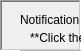
   <widget class="QFrame" name="framenotif">
    <property name="geometry">
     <rect>
      <x>940</x>
      <y>30</y>
      <width>81</width>
      <height>51</height>
     </rect>
    </property>
    <property name="styleSheet">
     <string notr="true">#framenotif{
background-color:rgb(250,250,250);
}

#pushupdatenotif{
background-color: rgb(170, 0, 0);
border-radius:5px;
border-bottom:3px solid rgb(104, 0, 0);
border-right:3px solid  rgb(104, 0, 0);
transition: all 1s;
color:white;
}
#pushupdatenotif:hover{
background-color: rgb(255, 85, 0);
border-bottom:3px solid rgb(130, 43, 0);
border-right:3px solid rgb(130, 43, 0);
}</string>
    </property>
    <property name="frameShape">
     <enum>QFrame::WinPanel</enum>
    </property>
    <property name="frameShadow">
     <enum>QFrame::Sunken</enum>
    </property>
    <widget class="QLabel" name="label_32">
     <property name="geometry">
      <rect>
       <x>20</x>
       <y>10</y>
       <width>181</width>
       <height>20</height>
      </rect>
     </property>
     <property name="styleSheet">
      <string notr="true">font: 13pt &quot;Arial Black&quot;;</string>
     </property>
     <property name="text">
      <string>Notification Sheet:</string>
     </property>
    </widget>
    <widget class="QPushButton" name="pushupdatenotif">
     <property name="geometry">
      <rect>
       <x>610</x>
       <y>420</y>
       <width>101</width>
       <height>21</height>
      </rect>
     </property>
     <property name="cursor">
      <cursorShape>PointingHandCursor</cursorShape>
     </property>
     <property name="styleSheet">
      <string notr="true"/>
     </property>
     <property name="text">
      <string>UPDATE</string>
     </property>
    </widget>
    <widget class="QListWidget" name="listnotif">
     <property name="geometry">
      <rect>
       <x>20</x>
       <y>50</y>
       <width>401</width>
       <height>391</height>
      </rect>
     </property>
     <property name="styleSheet">
      <string notr="true">font: 10pt &quot;Arial Black&quot;;</string>
     </property>
    </widget>
    <widget class="QLabel" name="label_13">
     <property name="geometry">
      <rect>
       <x>400</x>
       <y>40</y>
       <width>471</width>
       <height>391</height>
      </rect>
     </property>
     <property name="styleSheet">
      <string notr="true">image: url(:/iconss/header.png);
opacity:0.5;</string>
     </property>
     <property name="text">
      <string/>
     </property>
    </widget>
    <widget class="QTextEdit" name="textviewnotif">
     <property name="geometry">
      <rect>
       <x>440</x>
       <y>70</y>
       <width>451</width>
       <height>341</height>
      </rect>
     </property>
     <property name="styleSheet">
      <string notr="true">background-color: rgba(200, 200, 200,115);
</string>
     </property>
     <property name="readOnly">
      <bool>true</bool>
     </property>
     <property name="html">
      <string>&lt;!DOCTYPE HTML PUBLIC &quot;-//W3C//DTD HTML 4.0//EN&quot; &quot;http://www.w3.org/TR/REC-html40/strict.dtd&quot;&gt;
&lt;html&gt;&lt;head&gt;&lt;meta name=&quot;qrichtext&quot; content=&quot;1&quot; /&gt;&lt;style type=&quot;text/css&quot;&gt;
p, li { white-space: pre-wrap; }
&lt;/style&gt;&lt;/head&gt;&lt;body style=&quot; font-family:'MS Shell Dlg 2'; font-size:8.25pt; font-weight:400; font-style:normal;&quot;&gt;
&lt;p align=&quot;justify&quot; style=&quot; margin-top:0px; margin-bottom:0px; margin-left:0px; margin-right:0px; -qt-block-indent:0; text-indent:0px;&quot;&gt;&lt;span style=&quot; font-family:'Arial Black'; font-size:12pt;&quot;&gt;Dear &lt;/span&gt;&lt;span style=&quot; font-family:'Arial Black'; font-size:12pt; font-weight:600; color:#0055ff;&quot;&gt;**officer name &lt;/span&gt;&lt;span style=&quot; font-family:'Arial Black'; font-size:12pt; font-weight:600; color:#000000;&quot;&gt;:&lt;/span&gt;&lt;/p&gt;
&lt;p align=&quot;justify&quot; style=&quot; margin-top:0px; margin-bottom:0px; margin-left:0px; margin-right:0px; -qt-block-indent:0; text-indent:0px;&quot;&gt;&lt;span style=&quot; font-family:'Arial Black'; font-size:12pt; font-weight:600;&quot;&gt;	We would like to inform you that our system  detected an employee to be promote on &lt;/span&gt;&lt;span style=&quot; font-family:'Arial Black'; font-size:12pt; font-weight:600; color:#0055ff;&quot;&gt;DATE&lt;/span&gt;&lt;span style=&quot; font-family:'Arial Black'; font-size:12pt; font-weight:600;&quot;&gt;.Please click the update button to update the date of last promotion of the employee. &lt;/span&gt;&lt;/p&gt;
&lt;p align=&quot;justify&quot; style=&quot;-qt-paragraph-type:empty; margin-top:0px; margin-bottom:0px; margin-left:0px; margin-right:0px; -qt-block-indent:0; text-indent:0px; font-family:'Arial Black'; font-size:12pt; font-weight:600;&quot;&gt;&lt;br /&gt;&lt;/p&gt;
&lt;p align=&quot;justify&quot; style=&quot; margin-top:0px; margin-bottom:0px; margin-left:0px; margin-right:0px; -qt-block-indent:0; text-indent:0px;&quot;&gt;&lt;span style=&quot; font-family:'Arial Black'; font-size:12pt; font-weight:600; color:#0055ff;&quot;&gt;Employee Information:&lt;/span&gt;&lt;/p&gt;
&lt;p align=&quot;justify&quot; style=&quot;-qt-paragraph-type:empty; margin-top:0px; margin-bottom:0px; margin-left:0px; margin-right:0px; -qt-block-indent:0; text-indent:0px; font-family:'Arial Black'; font-size:12pt; font-weight:600;&quot;&gt;&lt;br /&gt;&lt;/p&gt;
&lt;p align=&quot;justify&quot; style=&quot; margin-top:0px; margin-bottom:0px; margin-left:0px; margin-right:0px; -qt-block-indent:0; text-indent:0px;&quot;&gt;&lt;span style=&quot; font-family:'Arial Black'; font-size:12pt; font-weight:600;&quot;&gt;Lastname: &lt;/span&gt;&lt;span style=&quot; font-family:'Arial Black'; font-size:12pt; font-weight:600; color:#0055ff;&quot;&gt;RILAN&lt;/span&gt;&lt;/p&gt;
&lt;p align=&quot;justify&quot; style=&quot; margin-top:0px; margin-bottom:0px; margin-left:0px; margin-right:0px; -qt-block-indent:0; text-indent:0px;&quot;&gt;&lt;span style=&quot; font-family:'Arial Black'; font-size:12pt; font-weight:600;&quot;&gt;Firstname: &lt;/span&gt;&lt;span style=&quot; font-family:'Arial Black'; font-size:12pt; font-weight:600; color:#0055ff;&quot;&gt;MICHAEL ANGELO&lt;/span&gt;&lt;/p&gt;
&lt;p align=&quot;justify&quot; style=&quot; margin-top:0px; margin-bottom:0px; margin-left:0px; margin-right:0px; -qt-block-indent:0; text-indent:0px;&quot;&gt;&lt;span style=&quot; font-family:'Arial Black'; font-size:12pt; font-weight:600;&quot;&gt;Middlename: &lt;/span&gt;&lt;span style=&quot; font-family:'Arial Black'; font-size:12pt; font-weight:600; color:#0055ff;&quot;&gt;SUAREZ&lt;/span&gt;&lt;/p&gt;
&lt;p align=&quot;justify&quot; style=&quot; margin-top:0px; margin-bottom:0px; margin-left:0px; margin-right:0px; -qt-block-indent:0; text-indent:0px;&quot;&gt;&lt;span style=&quot; font-family:'Arial Black'; font-size:12pt; font-weight:600;&quot;&gt;Date of Last Promotion(yyyy-mm-dd): &lt;/span&gt;&lt;span style=&quot; font-family:'Arial Black'; font-size:12pt; font-weight:600; color:#0055ff;&quot;&gt;2017-11-7&lt;/span&gt;&lt;/p&gt;
&lt;p align=&quot;justify&quot; style=&quot; margin-top:0px; margin-bottom:0px; margin-left:0px; margin-right:0px; -qt-block-indent:0; text-indent:0px;&quot;&gt;&lt;span style=&quot; font-family:'Arial Black'; font-size:12pt; font-weight:600;&quot;&gt;Date of Next Promotion(yyyy-mm-dd): &lt;/span&gt;&lt;span style=&quot; font-family:'Arial Black'; font-size:12pt; font-weight:600; color:#0055ff;&quot;&gt;2020-11-7(3 days from now)&lt;/span&gt;&lt;/p&gt;&lt;/body&gt;&lt;/html&gt;</string>
     </property>
    </widget>
    <widget class="QFrame" name="frame_3">
     <property name="geometry">
      <rect>
       <x>420</x>
       <y>30</y>
       <width>431</width>
       <height>391</height>
      </rect>
     </property>
     <property name="styleSheet">
      <string notr="true">background-color: rgb(255, 255, 255,110);</string>
     </property>
     <property name="frameShape">
      <enum>QFrame::StyledPanel</enum>
     </property>
     <property name="frameShadow">
      <enum>QFrame::Raised</enum>
     </property>
    </widget>
    <widget class="QLabel" name="label_7">
     <property name="geometry">
      <rect>
       <x>30</x>
       <y>30</y>
       <width>191</width>
       <height>16</height>
      </rect>
     </property>
     <property name="text">
      <string>**Click the Notification Message to view</string>
     </property>
    </widget>
    <zorder>label_13</zorder>
    <zorder>frame_3</zorder>
    <zorder>label_32</zorder>
    <zorder>pushupdatenotif</zorder>
    <zorder>listnotif</zorder>
    <zorder>textviewnotif</zorder>
    <zorder>label_7</zorder>
   </widget>
